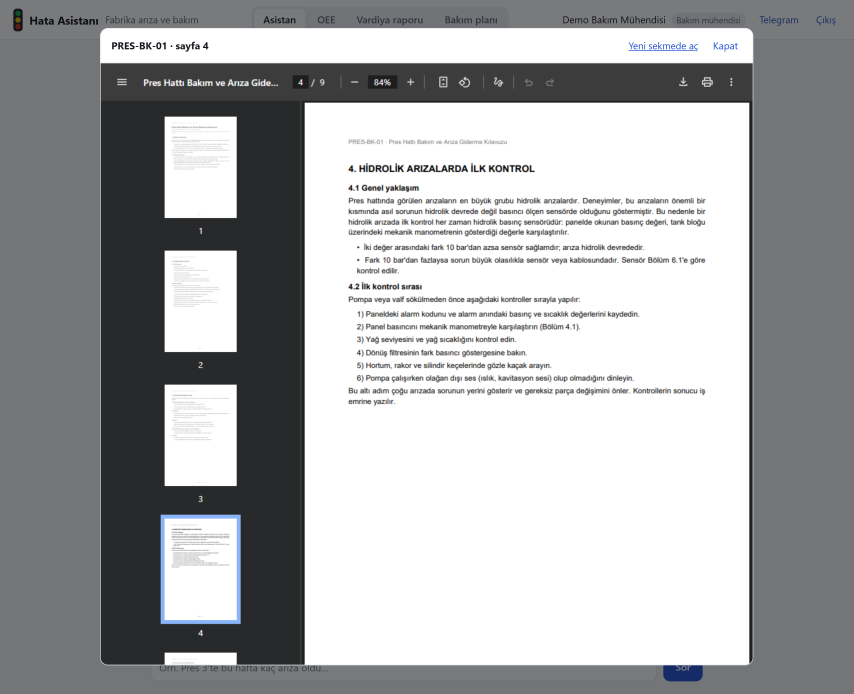
#> input picture sunum/ekranlar/kaynak.png, 2560 x 2080 px, given in place of sohbet.png, which was not available (shown at 1/3 size)
$ python pdf_olustur.py
#> lines starting #> are read from the running program, lines starting #| are printed output that depends on the picture
"""Hata Asistanı tanıtım PDF'ini (A4, 4 sayfa) üretir ve Chrome ile yazdırır.

    python sunum/ekran_goruntuleri.py --adres http://127.0.0.1:8000   # önce ekranlar
    python sunum/pdf_olustur.py

Ekran görüntüleri çalışan uygulamadan alınır (sunum/ekranlar/); bu betik onlardan ilgili
bölgeleri kırpar, tanitim.html'i yazar ve Chrome/Edge'in başsız modu ile PDF'e basar.
Görünüm Isıtmalı Güneş Bankı sunumuyla aynı aileden: iki sunum art arda gösteriliyor.
"""

import shutil
import subprocess
from pathlib import Path

from PIL import Image

KLASOR = Path(__file__).resolve().parent
EKRANLAR = KLASOR / "ekranlar"
KESITLER = EKRANLAR / "kesit"
CIKTI_HTML = KLASOR / "tanitim.html"
CIKTI_PDF = KLASOR / "Hata-Asistani-Tanitim.pdf"
CHROME_ADAYLARI = (
    r"C:\Program Files\Google\Chrome\Application\chrome.exe",
    r"C:\Program Files (x86)\Microsoft\Edge\Application\msedge.exe",
    "chrome",
    "google-chrome",
    "chromium",
)

# Ekran görüntülerinden alınacak bölgeler (piksel; görüntüler 2x ölçekle alınır).
KESIT = {
    # Uygulama içeriği ekranın ortasında; yanlardaki boşluk ve üst çubuk kırpılır, yazı büyür.
    "sohbet": (430, 125, 2130, 1340),  # soru, cevap, kaynaklar ve çağrılan araçlar
    "kaynak": (300, 83, 2260, 1250),  # kaynak tıklanınca açılan kılavuz penceresi
    "oee": (180, 140, 2380, 1250),  # göstergeler ve günlük OEE
    "oee-ust": (180, 140, 2380, 640),  # yalnızca göstergeler
    "rapor": (180, 120, 2380, 1120),  # göstergeler ve asistanın denetlenmiş yorumu
    "plan": (540, 455, 2668, 1410),  # özet ve planın seçtiği makineler
    "makine": (178, 340, 2302, 1125),  # özet, süren alarm ve bağlı kaynak
    "periyodik": (178, 440, 2302, 1135),  # özet, geciken ve yaklaşan bakım
}

# Simülatörden verilen A101 alarmında botun gönderdiği mesaj (app/telegram_bot.py
# _ariza_mesaji, 15 Ekim 2026 13:47; kılavuz alıntısı burada kısaltıldı).
TELEGRAM_MESAJI = """
<p><b><span class="emoji">🔴</span> Pres 3 durdu</b> (13:47)<br>P3-HP Hidrolik Pres: hidrolik arıza, yüksek önem<br>
<i>A101 Hidrolik basınç düşük</i></p>
<p><b><span class="emoji">📖</span> Kılavuz (PRES-BK-01, s. 5)</b><br>Sensörün sağlam olduğu doğrulandıktan sonra olası
nedenler: • Emniyet valfinin ayarı kaymış olabilir. Ayar 230 bar olmalıdır… • Oransal valf
(stok kodu HYD-003) komutlara tepki vermiyor olabilir…</p>
<p><b><span class="emoji">📦</span> İlgili yedek parçalar</b><br>• HYD-001 Hidrolik yağ filtresi: 14 adet<br>
• HYD-002 Hidrolik yağı ISO VG 46: 180 litre <span class="emoji">⚠️</span> minimumun altında<br>
• HYD-003 Oransal valf: 2 adet</p>
"""


def kesitleri_hazirla() -> None:
    KESITLER.mkdir(exist_ok=True)
    for ad, kutu in KESIT.items():
        kaynak = ad.removesuffix("-ust")  # oee-ust: oee.png'nin üst kısmı
        with Image.open(EKRANLAR / f"{kaynak}.png") as goruntu:
#> goruntu is the input picture: PIL image 2560x2080 RGB; mean R, G, B 170.3, 171.2, 172.2
            goruntu.crop(kutu).save(KESITLER / f"{ad}.png", optimize=True)
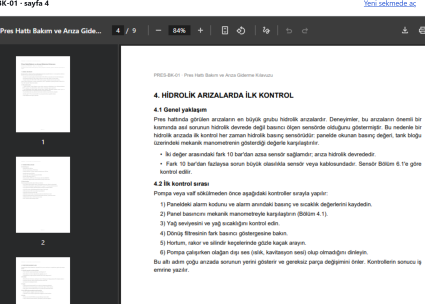
#> saved as sohbet.png: PIL image 1700x1215 RGB (shown at 1/4 size); mean R, G, B 193.6, 193.7, 194
#> pass 3 of the loop in kesitleri_hazirla, `for ad, kutu in KESIT.items():`:
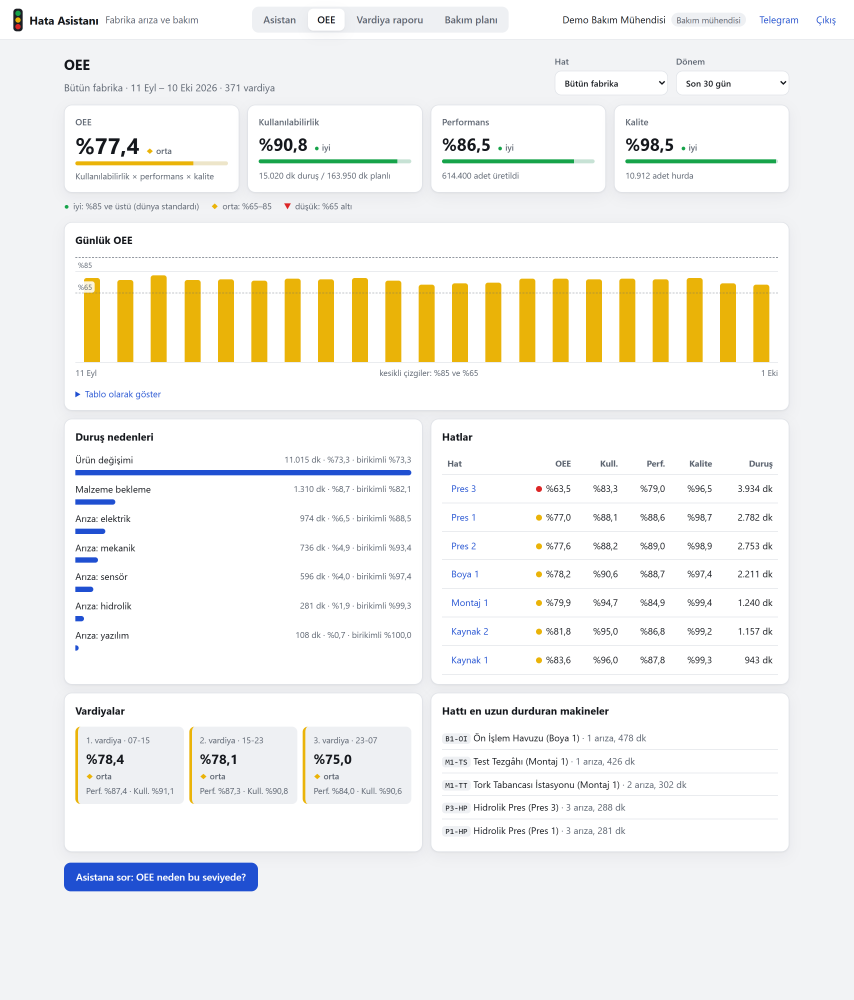
#> input picture sunum/ekranlar/oee.png, 2560 x 3000 px (shown at 1/3 size)
#> in kesitleri_hazirla, goruntu is the input picture: PIL image 2560x3000 RGB; mean R, G, B 242.6, 242, 238.3
#> in kesitleri_hazirla, `goruntu.crop(kutu).save(KESITLER / f"{ad}.png", optimize=True)`:
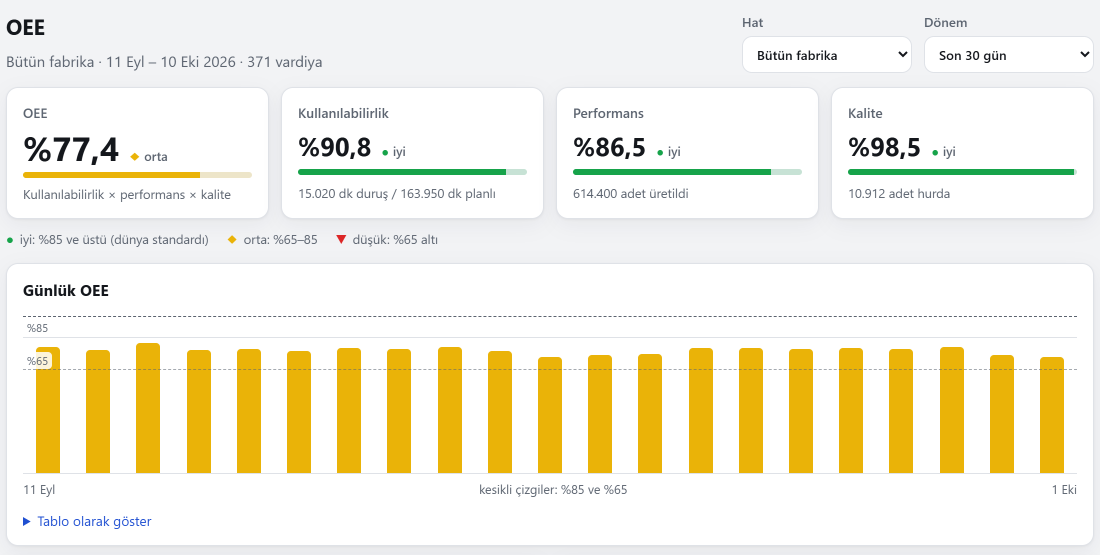
#> saved as oee.png: PIL image 2200x1110 RGB (shown at 1/2 size); mean R, G, B 244, 239.6, 222.4
#> the loop made 8 passes; the first 3 are shown


CSS = """
@page { size: A4; margin: 0; }
:root {
  --murekkep: #14182b; --murekkep-2: #464d66; --soluk: #77809a; --cizgi: #e2e5ee; --zemin-2: #f3f5fa;
  --vurgu: #1f4fd1; --yesil: #16a34a; --sari: #e0a800; --kirmizi: #dc2626; --gece: #0b1020;
  --baslik: "Barlow Condensed", "Arial Narrow", "Segoe UI", sans-serif;
  --metin: "Barlow", "Segoe UI", Arial, sans-serif;
}
* { box-sizing: border-box; }
html, body { margin: 0; padding: 0; }
body { font-family: var(--metin); color: var(--murekkep); font-size: 10.3pt; line-height: 1.42;
  -webkit-print-color-adjust: exact; print-color-adjust: exact; }
h1, h2, h3 { font-family: var(--baslik); margin: 0; line-height: 1.05; text-wrap: balance; }
h2 { font-size: 24pt; font-weight: 650; margin: 4mm 0 2.5mm; max-width: 172mm; }
h3 { font-size: 13pt; font-weight: 600; margin-bottom: 1.5mm; }
p { margin: 0 0 2mm; }
.sayfa { width: 210mm; height: 297mm; padding: 14mm 17mm 13mm; position: relative; overflow: hidden;
  page-break-after: always; break-after: page; }
.sayfa:last-child { page-break-after: auto; break-after: auto; }
.ust-serit { display: flex; justify-content: space-between; align-items: baseline;
  border-bottom: 0.4mm solid var(--cizgi); padding-bottom: 2.5mm; font-size: 9pt; color: var(--soluk); }
.ust-serit span:first-child { font-family: var(--baslik); font-size: 13pt; color: var(--murekkep); }
.alt-not { position: absolute; left: 17mm; right: 17mm; bottom: 7mm; display: flex;
  justify-content: space-between; font-size: 7.5pt; color: var(--soluk); }
.giris { font-size: 10.8pt; color: var(--murekkep-2); max-width: 174mm; margin-bottom: 3.5mm; }
.logo { height: 0.95em; width: auto; aspect-ratio: 83 / 56; vertical-align: -0.12em; margin-right: 0.3em; }

/* Kapak */
.kapak { background: var(--gece); color: #eef1ff; display: flex; flex-direction: column; }
.kapak-ust { display: flex; justify-content: space-between; align-items: center; font-size: 9.5pt;
  color: #aab3d4; }
.kapak .marka { font-family: var(--baslik); font-weight: 650; font-size: 15pt; color: #f4f6ff; }
.kapak h1 { font-size: 33pt; font-weight: 700; margin-top: 9mm; letter-spacing: -0.01em; line-height: 1.0; }
.kapak-alt { font-size: 11.5pt; color: #c3cae4; max-width: 172mm; margin-top: 4.5mm; }
.ayaklar { display: grid; grid-template-columns: repeat(3, 1fr); gap: 3mm; margin-top: 5mm; }
.ayak { background: #151c33; border: 0.3mm solid #263055; border-radius: 2.5mm; padding: 3mm 3.5mm; }
.ayak b { font-family: var(--baslik); font-size: 13pt; font-weight: 600; color: #fff; display: block;
  margin-bottom: 1mm; }
.ayak b span { color: #f5a524; margin-right: 1.5mm; }
.ayak p { font-size: 9pt; color: #b8c0de; margin: 0; }
.kapak .ekran { margin-top: 5mm; }
.kapak .ekran img { border: 0.5mm solid #2a3150; }
.kapak .ekran figcaption { color: #8f98bb; }
.kapak-ekip { margin-top: auto; display: flex; gap: 4mm; align-items: baseline; font-size: 12pt; }
.kapak-ekip span { color: #8f98bb; font-size: 10pt; }
.esin { margin-top: 4mm; padding: 3mm 4.5mm; border-radius: 2.5mm; background: #18203a;
  font-size: 9.6pt; color: #d5dbf2; }
.esin b { color: #fff; }

/* Ekran görüntüleri */
.ekran { margin: 0; }
.ekran img { width: 100%; display: block; border-radius: 2.2mm; border: 0.35mm solid var(--cizgi);
  box-shadow: 0 0.6mm 2.4mm rgba(15, 20, 40, 0.12); }
.ekran figcaption { font-size: 8.3pt; color: var(--soluk); margin-top: 1.6mm; }

/* Akış */
.akis { list-style: none; padding: 0; margin: 0 0 4mm; display: grid;
  grid-template-columns: repeat(4, 1fr); gap: 3mm; counter-reset: adim; }
.akis.bes { grid-template-columns: repeat(5, 1fr); gap: 2.5mm; }
.akis li { position: relative; padding: 3.2mm 3.2mm 3mm; border-radius: 2.5mm; background: var(--zemin-2);
  counter-increment: adim; }
.akis li::before { content: counter(adim); font-family: var(--baslik); font-weight: 700; font-size: 11pt;
  color: #fff; background: var(--vurgu); width: 6.2mm; height: 6.2mm; border-radius: 50%;
  display: grid; place-items: center; margin-bottom: 1.8mm; }
.akis b { font-family: var(--baslik); font-size: 12pt; font-weight: 600; display: block; margin-bottom: 1mm;
  line-height: 1.1; }
.akis p { font-size: 8.8pt; color: var(--murekkep-2); margin: 0; line-height: 1.38; }
.akis code, .kutu code { font-size: 8.1pt; background: #fff; padding: 0 1mm; border-radius: 1mm; }
.uc-kutu { display: grid; grid-template-columns: repeat(3, 1fr); gap: 3mm; margin-top: 4mm; }
.kutu { border: 0.35mm solid var(--cizgi); border-radius: 2.5mm; padding: 3.2mm 3.5mm; }
.kutu h3 { font-size: 12.5pt; }
.kutu p { font-size: 9pt; color: var(--murekkep-2); margin: 0; }

/* Makineden ekibe */
.alt-ikili { display: grid; grid-template-columns: 74mm 1fr; gap: 5mm; margin-top: 4mm; }
.telefon { background: #dfe7ef; border-radius: 3mm; padding: 3mm; }
.telefon-ust { font-size: 8pt; color: var(--murekkep-2); margin-bottom: 2mm; font-weight: 600; }
.emoji { font-family: "Segoe UI Emoji", "Apple Color Emoji", "Noto Color Emoji", sans-serif;
  font-style: normal; }
.balon { background: #fff; border-radius: 2.5mm 2.5mm 2.5mm 0.6mm; padding: 2.6mm 3mm; font-size: 8.3pt;
  line-height: 1.38; box-shadow: 0 0.3mm 1mm rgba(15, 20, 40, 0.12); }
.balon p { margin: 0 0 1.6mm; }
.balon p:last-child { margin: 0; }
.telefon figcaption { font-size: 7.8pt; color: var(--soluk); margin-top: 1.8mm; }
.protokol { width: 100%; border-collapse: collapse; font-size: 8.8pt; }
.protokol th, .protokol td { text-align: left; vertical-align: top; padding: 1.5mm 1.8mm;
  border-bottom: 0.3mm solid var(--cizgi); }
.protokol th { font-weight: 600; color: var(--murekkep-2); background: var(--zemin-2); }
.protokol td:first-child { font-weight: 600; white-space: nowrap; }
.not-kutusu { margin-top: 3mm; border-left: 0.8mm solid var(--vurgu); background: var(--zemin-2);
  padding: 2.5mm 3.5mm; font-size: 8.9pt; color: var(--murekkep-2); border-radius: 0 2mm 2mm 0; }
.not-kutusu b { color: var(--murekkep); }

/* Panolar */
.iki { display: grid; grid-template-columns: 1fr 1fr; gap: 5mm; }
.bolum { margin-top: 3.5mm; }
.bolum h3 { display: flex; align-items: baseline; gap: 2mm; }
.bolum p { font-size: 9.2pt; color: var(--murekkep-2); }
.etiket { font-family: var(--metin); font-size: 8pt; font-weight: 600; color: var(--vurgu);
  background: #eaf0ff; padding: 0.4mm 2mm; border-radius: 99mm; }

/* Ölçümler */
.sayilar { display: grid; grid-template-columns: repeat(6, 1fr); gap: 2.6mm; margin: 2.5mm 0 3mm; }
.sayi { border-top: 0.6mm solid var(--vurgu); padding-top: 1.8mm; }
.sayi b { font-family: var(--baslik); font-size: 17pt; font-weight: 650; line-height: 1; display: block;
  margin-bottom: 1mm; white-space: nowrap; }
.sayi span { font-size: 7.7pt; color: var(--murekkep-2); line-height: 1.32; display: block; }
.kucuk { font-size: 8pt; color: var(--soluk); }
"""


def logo() -> str:
    """HA monogramı (app/static/index.html'dekiyle aynı çizim); rengi yazıdan gelir."""
    return (
        '<svg class="logo" viewBox="10 22 83 56" aria-hidden="true">'
        '<rect x="10" y="22" width="13" height="56" fill="currentColor"/>'
        '<polygon points="31,78 44.5,78 62,38.6 79.5,78 93,78 68.2,22 55.8,22" fill="currentColor"/>'
        '<polygon points="23,48 66.18,48 71.06,59 23,59" fill="currentColor"/>'
        '<polygon points="62,38.6 57.82,48 66.18,48" fill="#f5a524"/>'
        "</svg>"
    )


def ust_serit(bolum: str) -> str:
    return f'<div class="ust-serit"><span>{logo()}Hata Asistanı</span><span>{bolum}</span></div>'


def alt_not(sayfa: int) -> str:
    return (
        '<div class="alt-not"><span>Bütün veriler ve kılavuzlar kurgusaldır; ekran görüntüleri '
        f"ve bildirim çalışan uygulamadan alındı.</span><span>{sayfa} / 4</span></div>"
    )


def kapak() -> str:
    return f"""
<section class="sayfa kapak">
  <div class="kapak-ust"><span class="marka">{logo()}Hata Asistanı</span><span>Tanıtım · Ekim 2026</span></div>
  <h1>Makine durduğu anda ekibe haber veren, ne yapılacağını kaynağıyla söyleyen asistan</h1>
  <p class="kapak-alt">Fabrikada bir makine durduğunda zamanı iki şey yer: bakım ekibinin durumu
    öğrenmesi ve kılavuzda doğru sayfanın bulunması. Hata Asistanı ikisini de saniyelere indirir.</p>
  <div class="ayaklar">
    <div class="ayak"><b><span>1</span>Makineyi dinler</b><p>PLC ya da CNC alarm verdiği anda
      arıza kendiliğinden kaydedilir, alarm bitince kapanır. Kimsenin bir şey yazması gerekmez.</p></div>
    <div class="ayak"><b><span>2</span>Ekibe haber verir</b><p>Bakım ekibinin telefonuna Telegram'dan
      bildirim gider: kılavuzdaki ilk adım ve yedek parça durumuyla birlikte.</p></div>
    <div class="ayak"><b><span>3</span>Kaynağıyla cevaplar</b><p>Sorulara arıza kayıtlarından ve
      bakım kılavuzlarından cevap verir; her bilginin sayfasını gösterir.</p></div>
  </div>
  <figure class="ekran">
    <img src="ekranlar/kesit/sohbet.png" alt="Sohbet ekranında soru ve kaynaklı cevap">
    <figcaption>Gerçek ekran görüntüsü. Cevap Gemini modelinden geldi: 2 adım, 3,3 saniye,
      $0,0027. "29 arıza" sayısı ve dağılımı veritabanından; adımlar PRES-BK-01 kılavuzunun
      4. sayfasından.</figcaption>
  </figure>
  <div class="esin"><b>Isıtmalı Güneş Bankı ile bağlantısı:</b> bankın "bozulunca kendisi haber
    veren" arıza takip sistemi bu projedeki fikirden doğdu: arızayı kayda geçir, doğru kişiye
    hemen bildir, ne yapılacağını kaynağıyla söyle.</div>
  <div class="kapak-ekip"><b>Ömer Daştan</b><span>Bursa Teknik Üniversitesi · github.com/omer1916/HataAsistani</span></div>
</section>"""


def makineden_ekibe() -> str:
    return f"""
<section class="sayfa">
  {ust_serit("01 Makineden bakım ekibine")}
  <h2>Alarm geldiği anda arıza kaydı ve bildirim</h2>
  <p class="giris">Eskiden operatör telefon açar, birisi arızayı deftere ya da sisteme yazar, bakım
    teknisyeni kılavuzu arardı. Şimdi makine kendisi haber veriyor; arızanın yolu şöyle:</p>
  <ol class="akis bes">
    <li><b>Makine alarm verir</b><p>Pres panelinde "A101 hidrolik basınç düşük" yanar.</p></li>
    <li><b>Bağlayıcı alır</b><p>Makinenin yanındaki küçük program alarmı okur, önce diske yazar,
      sonra Hata Asistanı'na gönderir.</p></li>
    <li><b>Arıza açılır</b><p>Kod kataloğa bakılarak anlamlandırılır: hidrolik, yüksek önem, hat
      durdu. Aynı makinedeki alarmlar tek arızada toplanır.</p></li>
    <li><b>Ekip haberdar olur</b><p>Telegram'a bildirim gider; istenirse ERP, MES ya da Teams
      kanalına da imzalı olarak iletilir.</p></li>
    <li><b>Alarm biter, arıza kapanır</b><p>Süre kendiliğinden hesaplanır; OEE'ye, raporlara ve
      bakım planına girer.</p></li>
  </ol>
  <figure class="ekran">
    <img src="ekranlar/kesit/makine.png" alt="Makineler ekranı: süren alarm ve bağlı kaynak">
    <figcaption>Makineler ekranı: simülatörden verilen alarm 10 saniye önce arıza #440 olarak açılmış;
      ekran 5 saniyede bir yenilenir.</figcaption>
  </figure>
  <div class="alt-ikili">
    <figure class="telefon" style="margin:0">
      <div class="telefon-ust">Telegram · Hata Asistanı botu</div>
      <div class="balon">{TELEGRAM_MESAJI}</div>
      <figcaption>Bakım ekibinin aldığı gerçek mesaj: A101 alarmından birkaç saniye sonra
        (kılavuz alıntısı kısaltıldı).</figcaption>
    </figure>
    <div>
      <h3>Her marka, her protokol</h3>
      <table class="protokol">
        <tr><th>Dil</th><th>Kimler konuşur</th></tr>
        <tr><td>OPC UA</td><td>Siemens S7-1500, Beckhoff, Fanuc, Kepware</td></tr>
        <tr><td>Modbus TCP</td><td>Basit ve eski PLC'ler, uzak G/Ç modülleri</td></tr>
        <tr><td>MQTT</td><td>IoT sensörleri, Raspberry Pi, Node-RED</td></tr>
        <tr><td>MTConnect</td><td>CNC tezgâhları: Haas, Mazak, Okuma</td></tr>
        <tr><td>REST API</td><td>MES, ERP ve kendi yazılımınız</td></tr>
      </table>
      <div class="not-kutusu"><b>Bağlantı koparsa kayıp yok.</b> Ağ ya da sunucu giderse olaylar
        bağlayıcının diskinde bekler; bağlantı dönünce sırayla ve yalnızca bir kez işlenir. Kopukken
        biten alarm da bulunup kapatılır.</div>
    </div>
  </div>
  {alt_not(2)}
</section>"""


def soru_sorunca() -> str:
    return f"""
<section class="sayfa">
  {ust_serit("02 Soru sorunca")}
  <h2>Bir soru, iki kaynak, kaynağı gösterilen tek cevap</h2>
  <p class="giris">Yapay zekâ bilgiyi kendisi uydurmaz. Soruyu anlar ve hangi aracın çağrılacağına
    karar verir; sayıyı veritabanı, ne yapılacağını kılavuz verir. Aynı asistana web arayüzünden de
    Telegram'dan da sorulur.</p>
  <ol class="akis">
    <li><b>Soru</b><p>Kullanıcı giriş yapıp sorusunu yazar. Operatör ile bakım mühendisi farklı
      belgeleri görür.</p></li>
    <li><b>Karar</b><p>Yapay zekâ (Gemini) soruyu ikiye ayırır ve hazır araçlardan uygun olanları
      çağırır: <code>ariza_say</code>, <code>dokuman_ara</code>.</p></li>
    <li><b>İki kaynak</b><p>Arıza sayısı PostgreSQL'den sayılır. Kılavuzlar anlamına göre aranır
      (pgvector), yalnızca kullanıcının görebildiği belgelerde.</p></li>
    <li><b>Kaynaklı cevap</b><p>Her bilginin yanında kılavuz kodu ve sayfası yazar; kaynağa
      tıklanınca PDF o sayfada açılır.</p></li>
  </ol>
  <figure class="ekran">
    <img src="ekranlar/kesit/kaynak.png" alt="Kaynağa tıklanınca açılan kılavuz sayfası">
    <figcaption>Cevaptaki "PRES-BK-01 · s. 4" kaynağına tıklandığında kılavuz tam o sayfada
      açılıyor; kullanıcı yapay zekânın söylediğini kendi gözüyle doğrulayabiliyor.</figcaption>
  </figure>
  <div class="uc-kutu">
    <div class="kutu"><h3>Serbest SQL yok</h3><p>Yapay zekâ veritabanına kendisi sorgu yazamaz;
      yalnızca denetlenen araçları çağırabilir. Bir tabloyu silemez, başka veriyi okuyamaz.</p></div>
    <div class="kutu"><h3>Rol bazlı yetki</h3><p>Operatör bakım kılavuzlarını göremez. Yetki
      aramanın içinde: görülmemesi gereken sayfa yapay zekâya hiç ulaşmaz.</p></div>
    <div class="kutu"><h3>Her istek kayıtlı</h3><p>Hangi aracın çağrıldığı, kaç token harcandığı,
      maliyet ve süre her istekte veritabanına yazılır.</p></div>
  </div>
  {alt_not(3)}
</section>"""


def panolar_ve_olcumler() -> str:
    return f"""
<section class="sayfa">
  {ust_serit("03 Panolar, dış sistemler ve ölçümler")}
  <h2>Arızayı sormadan görmek, bakımı gününde yapmak</h2>
  <div class="bolum" style="margin-top:0">
    <h3>Periyodik bakım</h3>
    <p>Bakım aralıkları kılavuzdaki takvimden gelir: geciken bakım ▼ kırmızı, yaklaşan ◆ sarı.
      "Yapıldı" denince sıradaki tarih kendiliğinden kayar; bakım ekibine her sabah Telegram'dan
      liste gider. Kaynağa tıklanınca kılavuz o sayfada açılır.</p>
    <figure class="ekran"><img src="ekranlar/kesit/periyodik.png" alt="Periyodik bakım ekranı"></figure>
  </div>
  <div class="bolum">
    <h3>OEE paneli</h3>
    <p>Bir hattın gerçekte ne kadar verimli çalıştığı: kullanılabilirlik × performans × kalite.
      Renkler fabrikalardaki Andon ışıkları gibi; renk körleri için her seviyenin bir şekli de var.</p>
    <figure class="ekran"><img src="ekranlar/kesit/oee-ust.png" alt="OEE göstergeleri"></figure>
  </div>
  <div class="iki">
    <div class="bolum">
      <h3>Vardiya raporu <span class="etiket">sayılar denetlendi</span></h3>
      <p>Sayılar veritabanından, yorum yapay zekâdan gelir. Yorumdaki her sayının verilerde geçmesi
        gerekir; uydurulmuş bir sayı varsa yorumu kurallar yazar.</p>
    </div>
    <div class="bolum">
      <h3>Bakım planı</h3>
      <p>Son 90 günün arızalarından her makinenin arızalanma olasılığı hesaplanır; ekibin sınırlı
        saati, beklenen duruşu en çok azaltacak makinelere dağıtılır.</p>
    </div>
  </div>
  <div class="not-kutusu"><b>Dış sistemlerle konuşur.</b> Arıza açıldı, kapandı, hat durdu ve bakım
    yapıldı olayları ERP'ye, MES'e, Teams ve Slack kanallarına imzalı (HMAC-SHA256) bildirim olarak
    gider; alıcıya ulaşılamazsa saatlerce yeniden denenir, sıra bozulmaz. ERP panosu gibi yalnızca
    okuyan sistemler, hiçbir şeyi değiştiremeyen bir servis hesabıyla bağlanır.</div>
  <h3 style="margin-top:4mm">Sonuçlara ne kadar güvenilir?</h3>
  <div class="sayilar">
    <div class="sayi"><b>30 / 30</b><span>değerlendirme sorusu gerçek modelle doğru (sayı, kaynak,
      yetki, "bilmiyorum" diyebilme)</span></div>
    <div class="sayi"><b>%100</b><span>kılavuz aramasında doğru sayfa ilk 3 sonuçta</span></div>
    <div class="sayi"><b>3.116</b><span>otomatik test, her değişiklikte gerçek veritabanıyla</span></div>
    <div class="sayi"><b>128.533</b><span>rastgele makine olayı: veritabanı bağımsız modelle birebir
      aynı</span></div>
    <div class="sayi"><b>4 protokol</b><span>her senaryo dördüyle ayrı ayrı uçtan uca denendi</span></div>
    <div class="sayi"><b>0</b><span>yapay zekânın yazdığı SQL; yalnızca hazır araçlar</span></div>
  </div>
  <p class="kucuk">Teknolojiler: Python, FastAPI, PostgreSQL + pgvector, Google Gemini, OPC UA,
    Modbus, MQTT, MTConnect, Telegram Bot API, Docker. Kod ve ölçümlerin ayrıntısı:
    github.com/omer1916/HataAsistani</p>
  {alt_not(4)}
</section>"""


def html_yaz() -> None:
    CIKTI_HTML.write_text(
        f"""<!doctype html>
<html lang="tr">
<head>
<meta charset="utf-8">
<title>Hata Asistanı · Tanıtım</title>
<link rel="stylesheet" href="https://fonts.googleapis.com/css2?family=Barlow+Condensed:wght@500;600;700&family=Barlow:wght@400;500;600&display=swap">
<style>{CSS}</style>
</head>
<body>
{kapak()}
{makineden_ekibe()}
{soru_sorunca()}
{panolar_ve_olcumler()}
</body>
</html>
""",
        encoding="utf-8",
    )


def main() -> None:
    kesitleri_hazirla()
    html_yaz()
    chrome = next((c for c in CHROME_ADAYLARI if Path(c).exists() or shutil.which(c)), None)
    if chrome is None:
#> (the run stopped early here; a loop or call above may not have finished)
